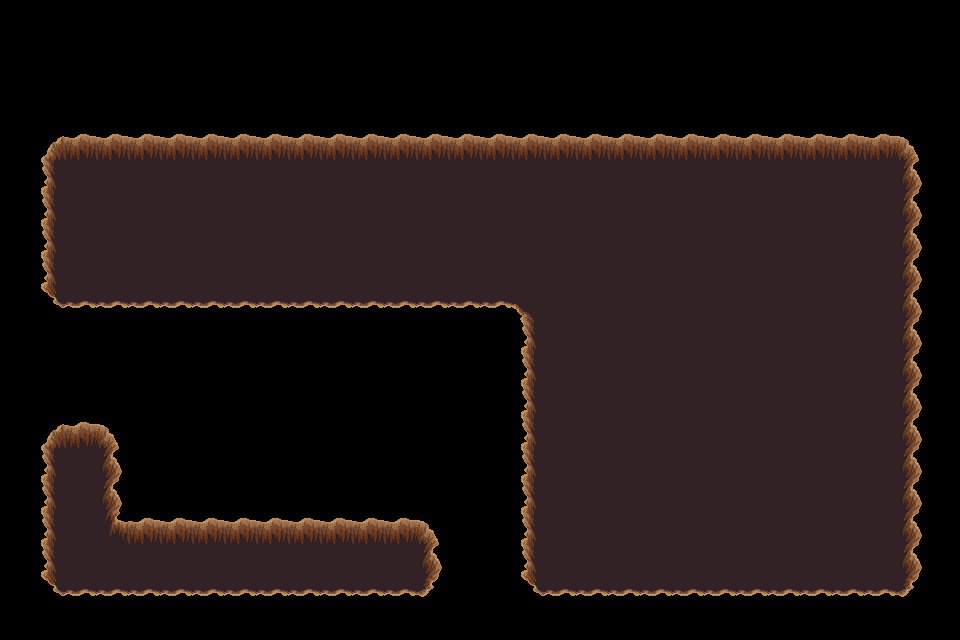

Tiled map render using the project's own tile images. Description and the whole map definition, tile-layer contents included, below:
An orthogonal 30x20 tile map with 32x32 px tiles, 1 tile layer (trou), 2 tilesets.

<map version="1.5" tiledversion="1.7.2" orientation="orthogonal" renderorder="right-down" width="30" height="20" tilewidth="32" tileheight="32" infinite="0" nextlayerid="9" nextobjectid="1">
 <tileset firstgid="1" source="../../../dungeon_green.tsx" />
 <tileset firstgid="530" source="../../../dungeon.tsx" />
 <layer id="8" name="trou" width="30" height="20">
  <data encoding="csv">
0,0,0,0,0,0,0,0,0,0,0,0,0,0,0,0,0,0,0,0,0,0,0,0,0,0,0,0,0,0,
0,0,0,0,0,0,0,0,0,0,0,0,0,0,0,0,0,0,0,0,0,0,0,0,0,0,0,0,0,0,
0,0,0,0,0,0,0,0,0,0,0,0,0,0,0,0,0,0,0,0,0,0,0,0,0,0,0,0,0,0,
0,0,0,0,0,0,0,0,0,0,0,0,0,0,0,0,0,0,0,0,0,0,0,0,0,0,0,0,0,0,
0,432,433,433,433,433,433,433,433,433,433,433,433,433,433,433,433,433,433,433,433,433,433,433,433,433,433,433,434,0,
0,455,456,456,456,456,456,456,456,456,456,456,456,456,456,456,456,456,456,456,456,456,456,456,456,456,456,456,457,0,
0,455,456,456,456,456,456,456,456,456,456,456,456,456,456,456,456,456,456,456,456,456,456,456,456,456,456,456,457,0,
0,455,456,456,456,456,456,456,456,456,456,456,456,456,456,456,456,456,456,456,456,456,456,456,456,456,456,456,457,0,
0,455,456,456,456,456,456,456,456,456,456,456,456,456,456,456,456,456,456,456,456,456,456,456,456,456,456,456,457,0,
0,478,479,479,479,479,479,479,479,479,479,479,479,479,479,479,388,456,456,456,456,456,456,456,456,456,456,456,457,0,
0,0,0,0,0,0,0,0,0,0,0,0,0,0,0,0,455,456,456,456,456,456,456,456,456,456,456,456,457,0,
0,0,0,0,0,0,0,0,0,0,0,0,0,0,0,0,455,456,456,456,456,456,456,456,456,456,456,456,457,0,
0,0,0,0,0,0,0,0,0,0,0,0,0,0,0,0,455,456,456,456,456,456,456,456,456,456,456,456,457,0,
0,432,433,434,0,0,0,0,0,0,0,0,0,0,0,0,455,456,456,456,456,456,456,456,456,456,456,456,457,0,
0,455,456,457,0,0,0,0,0,0,0,0,0,0,0,0,455,456,456,456,456,456,456,456,456,456,456,456,457,0,
0,455,456,457,0,0,0,0,0,0,0,0,0,0,0,0,455,456,456,456,456,456,456,456,456,456,456,456,457,0,
0,455,456,410,433,433,433,433,433,433,433,433,433,434,0,0,455,456,456,456,456,456,456,456,456,456,456,456,457,0,
0,455,456,456,456,456,456,456,456,456,456,456,456,457,0,0,455,456,456,456,456,456,456,456,456,456,456,456,457,0,
0,478,479,479,479,479,479,479,479,479,479,479,479,480,0,0,478,479,479,479,479,479,479,479,479,479,479,479,480,0,
0,0,0,0,0,0,0,0,0,0,0,0,0,0,0,0,0,0,0,0,0,0,0,0,0,0,0,0,0,0
</data>
 </layer>
</map>
